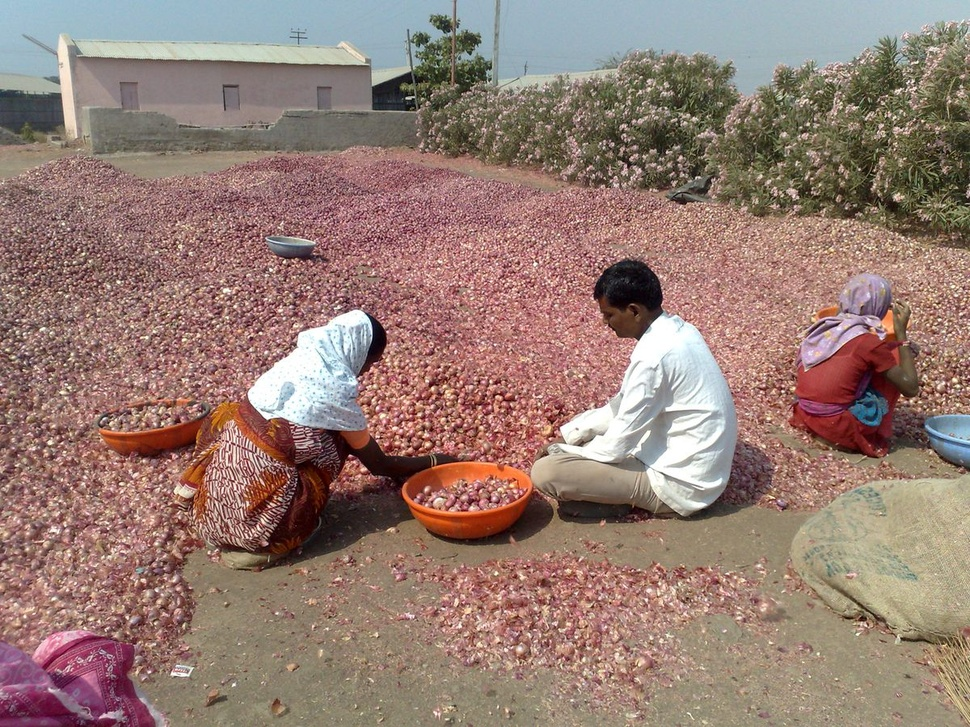
#> input picture photos/grading-1200.jpg, 970 x 727 px, shrunk from 1200 x 900 before the run
$ python verify_mat.py ../photos/grading-1200.jpg
#> lines starting #> are read from the running program, lines starting #| are printed output that depends on the picture; after the words box and inside, x2 and y2 are one past the last pixel; in counts of white or black regions, pixels touching at a corner belong together; long printed decimals are rounded
### app/scale.py
"""Recovering millimetres from a photo, and degrading honestly when we can't.

THE PROBLEM THIS SOLVES
-----------------------
Onions are tipped onto the mat and roll. A bulb that covers an ArUco marker
does not make detection worse -- it makes it fail outright, because the
decoder needs the entire black square plus its quiet border. With two
markers, two unlucky onions removed every size measurement in the lot.

THE LADDER
----------
Each rung is strictly worse than the one above but strictly better than
nothing, and every result says which rung it landed on so the certificate
can state its own limits.

  HOMOGRAPHY  >=3 markers   perspective-correct, per-bulb local scale
  HOMOGRAPHY  2 markers     same maths, weaker geometry
  SINGLE      1 marker      one global mm/px, no perspective correction
  CARRIED     0 markers     scale reused from an earlier look of this lot
  MAT_EDGE    0 markers     the mat's own A4 outline -- PROVISIONAL ONLY

On a clean bench MAT_EDGE looks excellent (0.1-3 mm error on a 100 mm span,
per scripts/occlusion_stress.py). On real cluttered trays it is not: measured
against caliper ground truth it came out at 16.9 mm MAE, versus 0.5-0.7 mm for
every marker-based rung. A 17 mm error on a 60 mm bulb moves it two grade
bands, so this rung is confidently wrong rather than usefully approximate --
the worst kind of failure on a signed document.

It is kept only because some scale beats none for a relative size picture, and
it sits BELOW carried: a homography measured thirty seconds ago on the same
bench is far more trustworthy than a bright quadrilateral that could be a
tray, a cloth, or a sheet of paper. Anything at or below GRADING_FLOOR is
flagged provisional and must not be presented as a certified grade.

  NONE        nothing       uncalibrated; sizes withheld, not guessed

The last rung matters as much as the first. A number invented without a
reference would be indistinguishable from a real one on the certificate.
"""

from __future__ import annotations

from dataclasses import dataclass, field

import cv2
import numpy as np

from app.mat_layout import (
    MARKER_MM, MAT_CORNERS_MM, MAT_H_MM, MAT_W_MM, marker_corners_mm,
)

ARUCO_DICT = cv2.aruco.DICT_4X4_50
SKEW_TOLERANCE = 0.08

# Confidence attached to each rung. Used to decide whether to warn the
# operator, not to scale any measurement.
SOURCE_CONFIDENCE = {
    "homography": 1.00,
    "homography_weak": 0.85,
    "single_marker": 0.70,
    "carried": 0.40,
    "mat_edge": 0.25,   # measured at 16.9 mm MAE on cluttered trays
    "none": 0.0,
}

# At or below this, sizes are provisional: usable as a relative picture,
# not as a certified ICAR-DOGR grade.
GRADING_FLOOR = 0.35

_DETECTOR = cv2.aruco.ArucoDetector(
    cv2.aruco.getPredefinedDictionary(ARUCO_DICT),
    cv2.aruco.DetectorParameters(),
)


@dataclass
class ScaleResult:
    """How to convert this image's pixels into millimetres, and how much to
    trust the conversion."""

    calibrated: bool = False
    source: str = "none"
    mm_per_px: float | None = None          # representative, for display
    homography: np.ndarray | None = None    # image px -> mat mm
    marker_ids: list[int] = field(default_factory=list)
    markers_expected: int = 8
    perspective_skew: bool = False
    confidence: float = 0.0
    warning: str = ""

    # [39 lines left out: functions grades_certified, to_dict, _mean_side_px, _mm_per_px_from_homography, not called in this run]


def _find_mat_quad(image_bgr: np.ndarray) -> np.ndarray | None:
    """Locate the mat's own white A4 rectangle.

    Last resort when every marker is buried. The mat is the brightest large
    convex quadrilateral in frame. This can be fooled by a white tray or a
    sheet of paper, which is exactly why it is reported as a distinct,
    low-confidence source rather than folded in silently.
    """
    grey = cv2.cvtColor(image_bgr, cv2.COLOR_BGR2GRAY)

    # A featureless frame -- a blank wall, a lens cap, an overexposed shot --
    # thresholds into one full-frame blob that passes every shape test below
    # and yields confident, meaningless millimetres. Otsu always splits
    # something, so the contrast check has to happen before it runs.
    if float(grey.std()) < 12.0:
        return None

    grey = cv2.GaussianBlur(grey, (5, 5), 0)
    _, mask = cv2.threshold(grey, 0, 255, cv2.THRESH_BINARY + cv2.THRESH_OTSU)
    mask = cv2.morphologyEx(mask, cv2.MORPH_CLOSE,
                            cv2.getStructuringElement(cv2.MORPH_RECT, (25, 25)))

    contours, _ = cv2.findContours(mask, cv2.RETR_EXTERNAL, cv2.CHAIN_APPROX_SIMPLE)
    if not contours:
        return None

    frame_area = image_bgr.shape[0] * image_bgr.shape[1]
    # Upper bound as well as lower: a blob filling the frame edge-to-edge is
    # not a sheet lying on a bench, it is the absence of one. A genuine mat
    # photo has background visible around it -- and if the mat really did
    # fill the frame, its markers would be visible and we would never reach
    # this rung.
    candidates = [c for c in contours
                  if 0.12 * frame_area <= cv2.contourArea(c) <= 0.90 * frame_area]
    if not candidates:
        return None

    contour = max(candidates, key=cv2.contourArea)

    # Onions sitting over the mat's edge bite notches out of its outline, so
    # the raw contour is neither convex nor four-sided. The convex hull
    # bridges those bites and recovers the sheet the notches were cut from.
    hull = cv2.convexHull(contour)

    best = None
    perimeter = cv2.arcLength(hull, True)
    for epsilon in (0.01, 0.02, 0.03, 0.05, 0.08):
        approx = cv2.approxPolyDP(hull, epsilon * perimeter, True)
        if len(approx) == 4:
            best = approx.reshape(4, 2).astype(np.float32)
            break

    if best is None:
        # Still not a clean quadrilateral. A rotated bounding box is a
        # cruder fit -- it cannot represent perspective -- but for a mat
        # photographed near-flat it is far better than refusing to size.
        best = cv2.boxPoints(cv2.minAreaRect(hull)).astype(np.float32)

    # Sanity: an A4 sheet has a known aspect ratio. Anything wildly off is a
    # white tray or a tablecloth, not our mat, and using it would invent
    # confident millimetres from the wrong object.
    side_a = np.linalg.norm(best[1] - best[0])
    side_b = np.linalg.norm(best[2] - best[1])
    if min(side_a, side_b) <= 0:
        return None
    aspect = max(side_a, side_b) / min(side_a, side_b)
    expected = max(MAT_W_MM, MAT_H_MM) / min(MAT_W_MM, MAT_H_MM)
    if not (0.65 * expected <= aspect <= 1.5 * expected):
        return None

    # order corners TL, TR, BR, BL so they match MAT_CORNERS_MM
    summed = best.sum(axis=1)
    diffed = np.diff(best, axis=1).ravel()
    return np.array([
        best[np.argmin(summed)],   # top-left  has the smallest x+y
        best[np.argmin(diffed)],   # top-right has the smallest y-x
        best[np.argmax(summed)],   # bottom-right
        best[np.argmax(diffed)],   # bottom-left
    ], dtype=np.float32)


def detect_scale(image_bgr, carried: ScaleResult | None = None) -> ScaleResult:
    """Work down the ladder until something gives us millimetres.

    Never raises. `carried` is a scale recovered from an earlier look of the
    same lot -- the mat and phone have not moved much between two photos of
    one tray, so reusing it beats reporting nothing.
    """
    result = ScaleResult()

    if image_bgr is None or getattr(image_bgr, "size", 0) == 0:
        result.warning = "No image."
        return result

    height, width = image_bgr.shape[:2]

    try:
        grey = cv2.cvtColor(image_bgr, cv2.COLOR_BGR2GRAY)
        corners, ids, _ = _DETECTOR.detectMarkers(grey)
    except cv2.error:
        corners, ids = [], None

    found: list[tuple[int, np.ndarray]] = []
    if ids is not None:
        for corner, marker_id in zip(corners, ids.ravel()):
            marker_id = int(marker_id)
            if marker_id in {k for k in range(8)}:
                found.append((marker_id, corner.reshape(4, 2).astype(np.float32)))

    result.marker_ids = sorted(m for m, _ in found)

    # --- rungs 1 and 2: homography from two or more markers ---------------
    if len(found) >= 2:
        image_pts, mat_pts = [], []
        for marker_id, quad in found:
            image_pts.extend(quad.tolist())
            mat_pts.extend(marker_corners_mm(marker_id))

        H, _ = cv2.findHomography(
            np.array(image_pts, np.float32), np.array(mat_pts, np.float32),
            cv2.RANSAC, 3.0)

        if H is not None:
            result.calibrated = True
            result.homography = H
            result.mm_per_px = _mm_per_px_from_homography(H, width, height)
            strong = len(found) >= 3
            result.source = "homography" if strong else "homography_weak"
            result.confidence = SOURCE_CONFIDENCE[result.source]

            sides = [_mean_side_px(q) for _, q in found]
            if len(sides) >= 2 and min(sides) > 0:
                result.perspective_skew = abs(max(sides) / min(sides) - 1.0) > SKEW_TOLERANCE

            missing = 8 - len(found)
            if missing >= 4:
                result.warning = (f"{missing} of 8 markers hidden. "
                                  "Clear onions off the mat border.")
            elif not strong:
                result.warning = "Only 2 markers visible. Sizes are usable but less certain."
            return result

    # --- rung 3: a single marker ------------------------------------------
    if len(found) == 1:
        side_px = _mean_side_px(found[0][1])
        if side_px > 0:
            result.calibrated = True
            result.source = "single_marker"
            result.mm_per_px = MARKER_MM / side_px
            result.confidence = SOURCE_CONFIDENCE["single_marker"]
            result.warning = ("Only 1 marker visible. No tilt correction -- "
                              "hold the phone flat and clear the mat border.")
            return result

    # --- rung 4: reuse a scale from an earlier look of this lot ------------
    if carried is not None and carried.calibrated:
        result.calibrated = True
        result.source = "carried"
        result.mm_per_px = carried.mm_per_px
        result.homography = carried.homography
        result.confidence = SOURCE_CONFIDENCE["carried"]
        result.warning = ("No reference in this photo. Reusing the scale from an "
                          "earlier look -- valid only if the phone has not moved.")
        return result

    # --- rung 5: the mat's own outline ------------------------------------
    quad = _find_mat_quad(image_bgr)
    if quad is not None:
        H, _ = cv2.findHomography(quad, np.array(MAT_CORNERS_MM, np.float32))
        if H is not None:
            result.calibrated = True
            result.source = "mat_edge"
            result.homography = H
            result.mm_per_px = _mm_per_px_from_homography(H, width, height)
            result.confidence = SOURCE_CONFIDENCE["mat_edge"]
            result.warning = ("No marker visible. Scale taken from the mat outline -- "
                              "sizes are PROVISIONAL, not a certified grade. Reshoot with the mat clear.")
            return result

    # --- floor: refuse to invent a number ----------------------------------
    result.warning = ("Calibration mat not detected. Sizes cannot be measured. "
                      "Clear the mat border and photograph the tray again.")
    return result


# [28 lines left out: function measure_bbox_mm, not called in this run]

### scripts/verify_mat.py
"""Check a photo of a PRINTED calibration mat.

Print scaling is silent and fatal: "Fit to page" shrinks A4 by about 6%, so
every onion reads 6% small and the Grade A percentage is wrong all day.
Photograph a printed mat next to a ruler and run this before shooting.

    python scripts/verify_mat.py photo_of_printed_mat.jpg
"""

from __future__ import annotations

import argparse
import sys
from pathlib import Path

import cv2

sys.path.insert(0, str(Path(__file__).resolve().parents[1]))
from app.mat_layout import MARKER_MM
from app.scale import _DETECTOR, _mean_side_px, detect_scale


def main() -> int:
    ap = argparse.ArgumentParser(description=__doc__)
    ap.add_argument("image", type=Path)
    args = ap.parse_args()

    image = cv2.imread(str(args.image))
#> image is the input picture: shape (727, 970, 3); mean B, G, R 115.3, 124.6, 149.7
    if image is None:
        print(f"Could not read {args.image}")
        return 1

    scale = detect_scale(image)
#> in detect_scale, `grey = cv2.cvtColor(image_bgr, cv2.COLOR_BGR2GRAY)`:
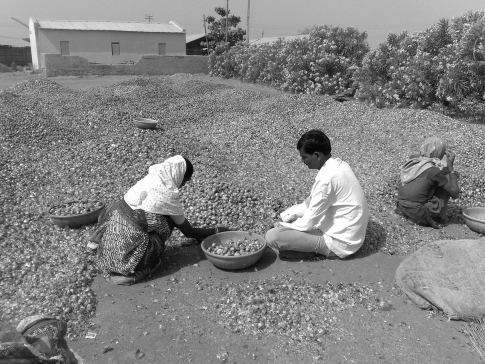
#> grey: shape (727, 970) (shown at 1/2 size); min 1, max 255, mean 131
#> in detect_scale, `corners, ids, _ = _DETECTOR.detectMarkers(grey)`: corners = (); ids = None
#> in detect_scale, `result.marker_ids = sorted(m for m, _ in found)`: result.marker_ids = []
#> in _find_mat_quad, `_, mask = cv2.threshold(grey, 0, 255, cv2.THRESH_BINARY + cv2.THRESH_O..`:
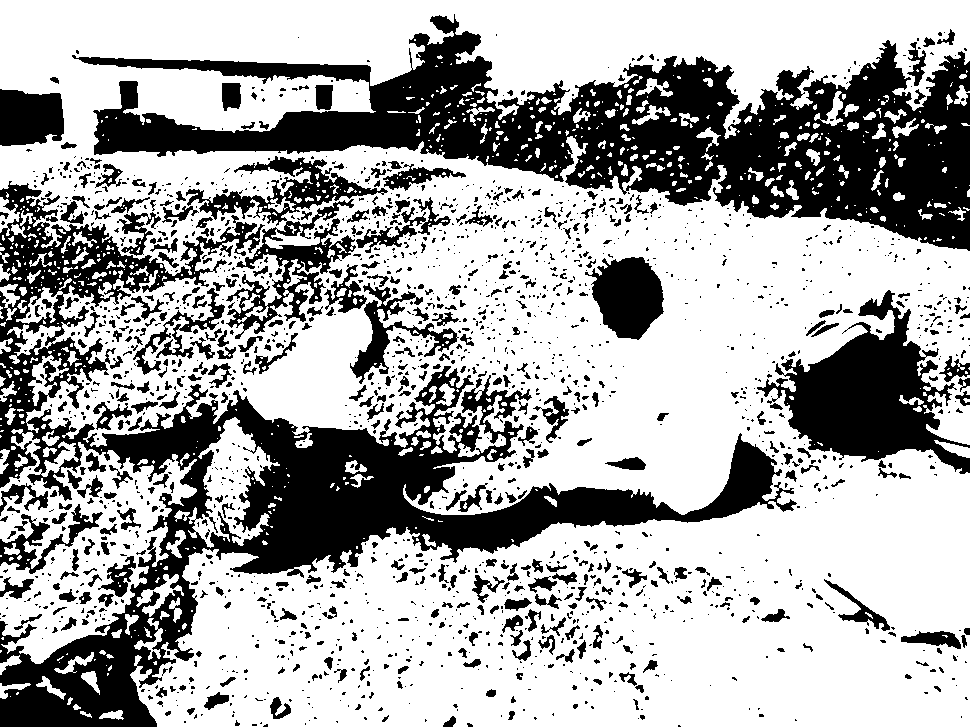
#> mask: shape (727, 970); 66.4% white; 1899 black regions (1439 under 20 px), largest, box (x1, y1, x2, y2) and area: (0, 181, 797, 727) 80679, (72, 14, 970, 251) 75621, (757, 290, 970, 474) 16481
#> in _find_mat_quad, `mask = cv2.morphologyEx(mask, cv2.MORPH_CLOSE, cv2.getStructuringEleme..`:
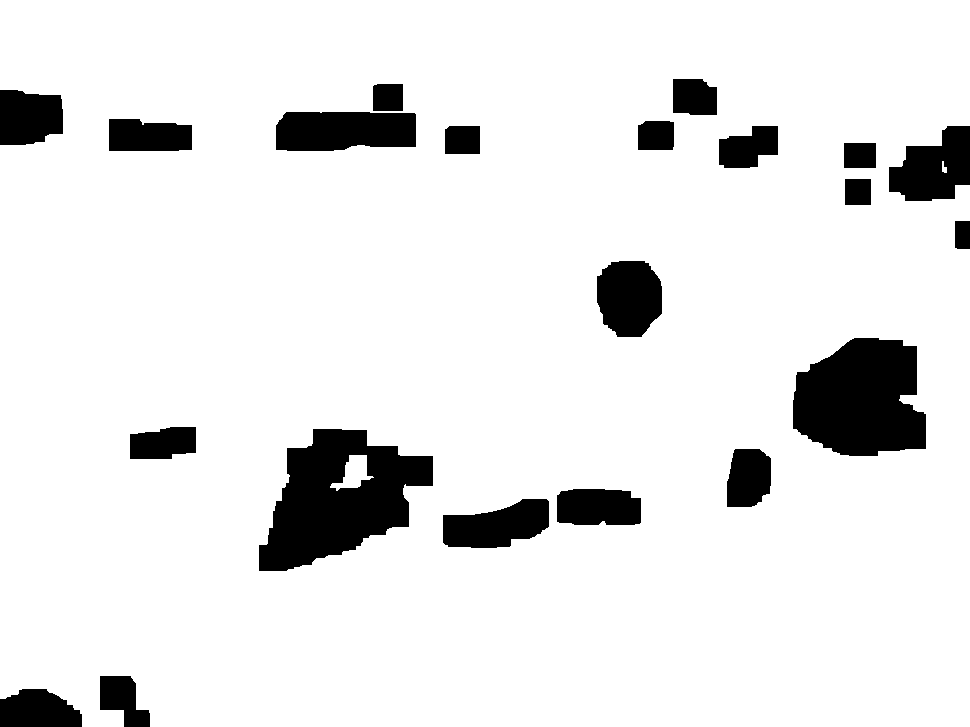
#> mask: shape (727, 970); 90.3% white; 21 black regions
#> in _find_mat_quad, `contours, _ = cv2.findContours(mask, cv2.RETR_EXTERNAL, cv2.CHAIN_APPR..`: contours = 2 contours; box (x1, y1, x2, y2) and area: (0, 0, 970, 727) 691398, (942, 161, 947, 173) 25
#> in _find_mat_quad, `candidates = [c for c in contours if 0.12 * frame_area <= cv2.contourA..`: candidates = []
    print(f"image        : {args.image.name}  {image.shape[1]}x{image.shape[0]}")
#| image        : grading-1200.jpg  970x727
    print(f"markers found: {len(scale.marker_ids)}/8  {scale.marker_ids}")
#| markers found: 0/8  []
    print(f"scale source : {scale.source}  (confidence {scale.confidence:.2f})")
#| scale source : none  (confidence 0.00)

    if not scale.calibrated:
        print("FAIL - no usable reference found.")
        print("  Is the whole mat in frame? In focus? Too dark?")
        return 1

    grey = cv2.cvtColor(image, cv2.COLOR_BGR2GRAY)
    corners, ids, _ = _DETECTOR.detectMarkers(grey)
    if ids is not None:
        print()
        for corner, marker_id in zip(corners, ids.ravel()):
            side_px = _mean_side_px(corner.reshape(4, 2))
            print(f"  ID {int(marker_id)}: {side_px:7.2f} px  ->  "
                  f"{MARKER_MM / side_px:.5f} mm/px")

    print(f"mm per pixel : {scale.mm_per_px:.5f}")
    if scale.perspective_skew:
        print("WARNING - markers differ in apparent size by more than 8%.")
        print("  The phone was tilted. Hold it flat, directly above the mat.")
    if scale.warning:
        print(scale.warning)

    missing = 8 - len(scale.marker_ids)
    if missing:
        print(f"{missing} marker(s) not visible. Still usable, but clear the")
        print("mat border for the best sizing.")

    print(f"Now caliper a printed marker square: it must read "
          f"{MARKER_MM:.1f} +/- 0.3 mm.")
    print("If not, reprint at ACTUAL SIZE / 100%.")
    return 0


if __name__ == "__main__":
#> (the run stopped early here; a loop or call above may not have finished)

$ run again, on photos/market-1200.jpg
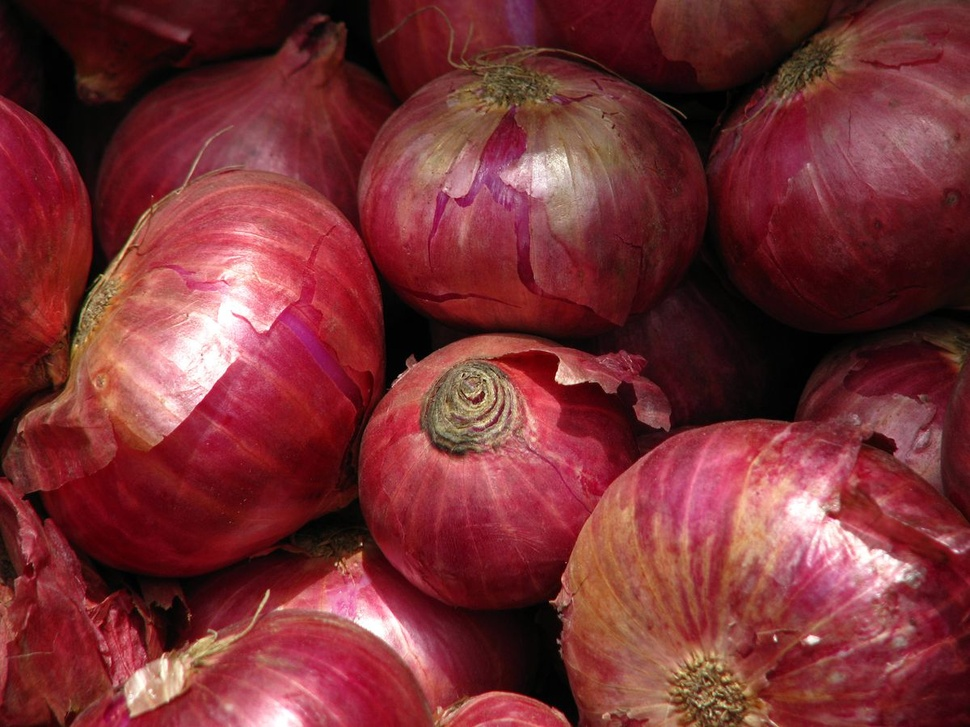
#> input picture photos/market-1200.jpg, 970 x 727 px, shrunk from 1200 x 900 before the run
#> in main, image is the input picture: shape (727, 970, 3); mean B, G, R 51.9, 48.4, 120.2
#> in detect_scale, `grey = cv2.cvtColor(image_bgr, cv2.COLOR_BGR2GRAY)`:
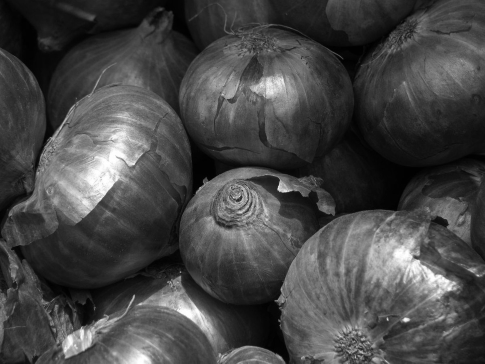
#> grey: shape (727, 970) (shown at 1/2 size); min 0, max 255, mean 70.3
#> in detect_scale, `corners, ids, _ = _DETECTOR.detectMarkers(grey)`: corners = (); ids = None
#> result.marker_ids = []
#> in _find_mat_quad, `mask = cv2.morphologyEx(mask, cv2.MORPH_CLOSE, cv2.getStructuringEleme..`:
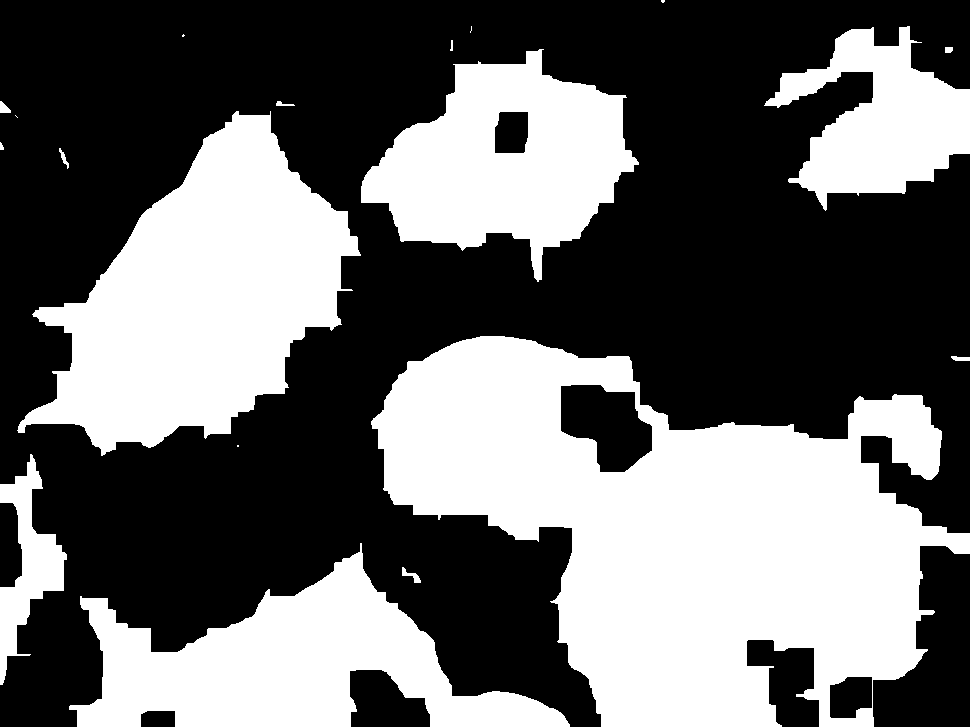
#> mask: shape (727, 970); 41.5% white; 19 white regions (5 under 20 px)
#> contours = 19 contours, 7 with area under 20; largest, box (x1, y1, x2, y2) and area: (371, 336, 970, 727) 135768, (17, 111, 361, 456) 61010, (69, 543, 570, 727) 39726, (361, 49, 639, 282) 35702, (764, 26, 970, 211) 18806
#> candidates = 1 contour; box (x1, y1, x2, y2) and area: (371, 336, 970, 727) 135768
#> contour = contour of 494 points, box (x1, y1, x2, y2) (371, 336, 970, 727), area 135768
#> hull = contour of 23 points, box (x1, y1, x2, y2) (371, 336, 970, 727), area 176594
#> perimeter = 1621.4
#> the loop in _find_mat_quad, `for epsilon in (0.01, 0.02, 0.03, 0.05, 0.08):` made 4 passes
#> best on pass 4: [[407, 362], [921, 395], [927, 650], [601, 726]]
#> side_a = 515.1
#> side_b = 255.1
#> aspect = 2.02
#> summed = [769, 1316, 1577, 1327]
#> diffed = [-45, -526, -277, 125]
#> quad = [[407, 362], [921, 395], [927, 650], [601, 726]]
#> H = [[0.249, -0.133, -53.27], [-0.0163, 0.253, -85.07], [-0.000456, -0.000416, 1]]
#> result.homography has the same summary as H
#> pts = [[485, 363.5], [495, 363.5]]
#> mapped = [[30.61, -1.42], [34.82, -1.69]]
#> result.mm_per_px = 0.423
#| image        : market-1200.jpg  970x727
#| markers found: 0/8  []
#| scale source : mat_edge  (confidence 0.25)
#> in main, `corners, ids, _ = _DETECTOR.detectMarkers(grey)`: corners = (); ids = None
#| mm per pixel : 0.4226
#| No marker visible. Scale taken from the mat outline -- sizes are PROVISIONAL, not a certified grade. Reshoot with the mat clear.
#> missing = 8
#| 8 marker(s) not visible. Still usable, but clear the
